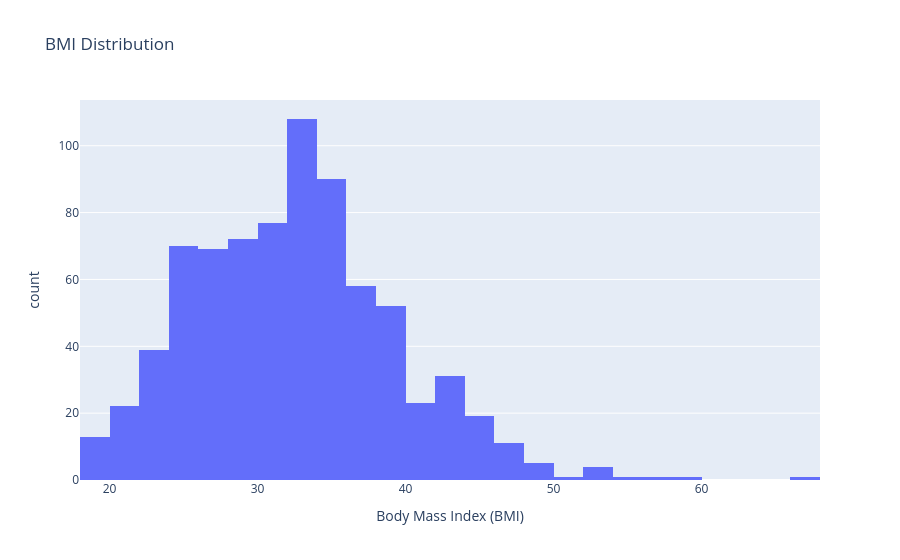

Notebook source saved alongside this figure:
### Markdown cell above
Questions
Are glucose values normally distributed?
 - no but its fairly distributed
Are there outliers?
 - yes values above 180–200 represent high glucose levels compared to the majority of the data.

### Code cell
# chart 4
fig = px.histogram(
    df,
    x="BMI",
    nbins=40,
    title="BMI Distribution",
    labels={"BMI": "Body Mass Index (BMI)", "count": "Frequency"}
)

fig.show()

### Figure 1 — Plotly figure (JSON) as saved in the notebook; plotly's stock layout.template omitted (floating-point values rounded to 4 significant figures; data arrays with more than 128 entries replaced by an {"elided": "..."} marker saying what was removed)
{"data": [{"bingroup": "x", "hovertemplate": "Body Mass Index (BMI)=%{x}<br>count=%{y}<extra></extra>", "legendgroup": "", "marker": {"color": "#636efa", "pattern": {"shape": ""}}, "name": "", "nbinsx": 40, "orientation": "v", "showlegend": false, "type": "histogram", "x": {"elided": "768 float values"}, "xaxis": "x", "yaxis": "y"}], "layout": {"barmode": "relative", "legend": {"tracegroupgap": 0}, "title": {"text": "BMI Distribution"}, "xaxis": {"anchor": "y", "domain": [0, 1], "title": {"text": "Body Mass Index (BMI)"}}, "yaxis": {"anchor": "x", "domain": [0, 1], "title": {"text": "count"}}}}
